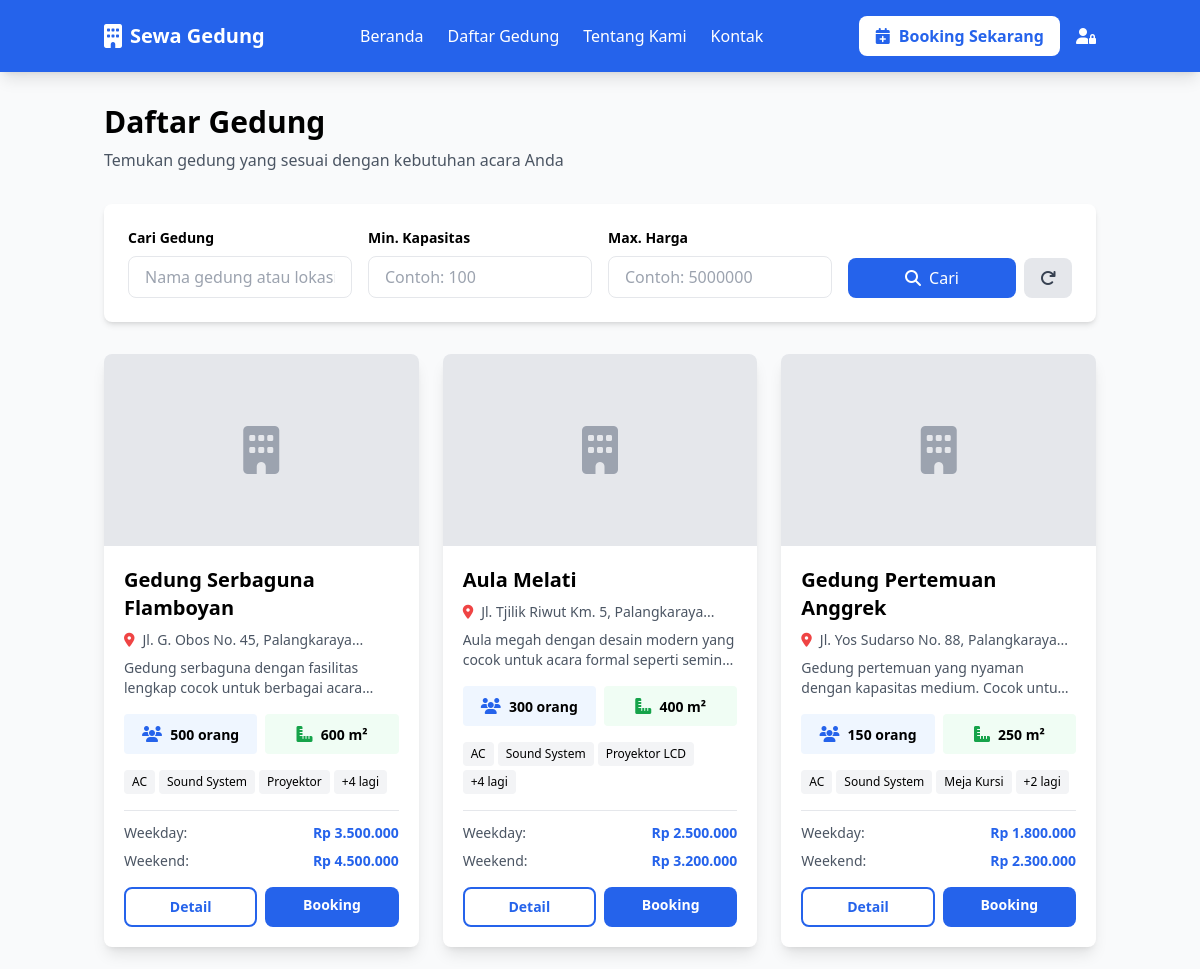
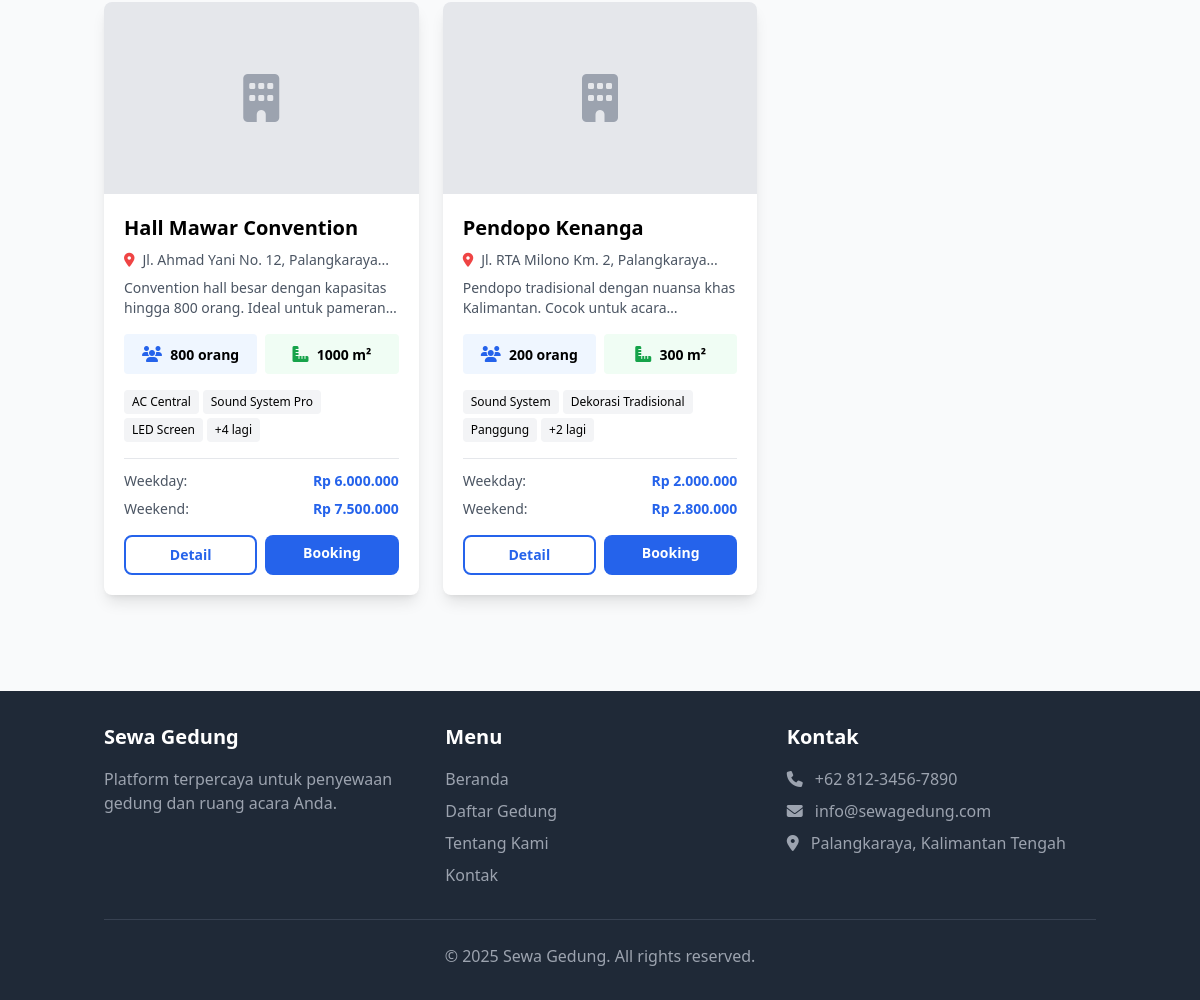
Page /daftar-gedung.php on the committed database (2 pictures, top to bottom).
### tables this page shows
CREATE TABLE `gedung` (
  `id_gedung` int(11) NOT NULL,
  `nama_gedung` varchar(100) NOT NULL,
  `slug` varchar(100) NOT NULL,
  `deskripsi` text,
  `kapasitas` int(11) DEFAULT NULL,
  `luas_gedung` varchar(50) DEFAULT NULL,
  `alamat` text,
  `fasilitas` text,
  `harga_weekday` decimal(10,2) NOT NULL DEFAULT '0.00',
  `harga_weekend` decimal(10,2) NOT NULL DEFAULT '0.00',
  `foto_utama` varchar(255) DEFAULT NULL,
  `status` enum('aktif','nonaktif') DEFAULT 'aktif',
  `created_at` datetime DEFAULT NULL,
  `updated_at` datetime DEFAULT NULL,
  `deleted_at` datetime DEFAULT NULL
);

### functions/helpers.php (called while the page is built, shortened)
<?php
function formatRupiah($angka) {
    return 'Rp ' . number_format($angka, 0, ',', '.');
}
?>

### public/daftar-gedung.php (the view, shortened to what this page needs)
<?php
require_once '../config/config.php';
require_once '../functions/helpers.php';
$search = isset($_GET['search']) ? sanitize($_GET['search']) : '';
$min_kapasitas = isset($_GET['min_kapasitas']) ? (int)$_GET['min_kapasitas'] : 0;
$max_harga = isset($_GET['max_harga']) ? (int)$_GET['max_harga'] : 0;
$query = "SELECT * FROM gedung WHERE status = 'aktif' AND deleted_at IS NULL";
$query .= " ORDER BY created_at DESC";
$result = mysqli_query($conn, $query);
include '../layouts/header.php';
?>
<div class="container mx-auto px-4 py-8">
    <div class="mb-8">
        <h1 class="text-3xl font-bold mb-2">Daftar Gedung</h1>
        <p class="text-gray-600">Temukan gedung yang sesuai dengan kebutuhan acara Anda</p>
    </div>
    <div class="bg-white rounded-lg shadow-md p-6 mb-8">
        <form method="GET" action="" class="grid grid-cols-1 md:grid-cols-4 gap-4">
            <div>
                <label class="block text-sm font-semibold mb-2">Cari Gedung</label>
                <input type="text" name="search" value="<?php echo $search; ?>"
                       placeholder="Nama gedung atau lokasi..."
                       class="w-full px-4 py-2 border rounded-lg focus:ring-2 focus:ring-blue-500 focus:border-transparent">
            </div>
            <div>
                <label class="block text-sm font-semibold mb-2">Min. Kapasitas</label>
                <input type="number" name="min_kapasitas" value="<?php echo $min_kapasitas > 0 ? $min_kapasitas : ''; ?>"
                       placeholder="Contoh: 100"
                       class="w-full px-4 py-2 border rounded-lg focus:ring-2 focus:ring-blue-500 focus:border-transparent">
            </div>
            <div>
                <label class="block text-sm font-semibold mb-2">Max. Harga</label>
                <input type="number" name="max_harga" value="<?php echo $max_harga > 0 ? $max_harga : ''; ?>"
                       placeholder="Contoh: 5000000"
                       class="w-full px-4 py-2 border rounded-lg focus:ring-2 focus:ring-blue-500 focus:border-transparent">
            </div>
            <div class="flex items-end gap-2">
                <button type="submit" class="flex-1 bg-blue-600 text-white px-6 py-2 rounded-lg hover:bg-blue-700 transition">
                    <i class="fas fa-search mr-2"></i>Cari
                </button>
                <a href="daftar-gedung.php" class="bg-gray-200 text-gray-700 px-4 py-2 rounded-lg hover:bg-gray-300 transition">
                    <i class="fas fa-redo"></i>
                </a>
            </div>
        </form>
    </div>
    <div class="grid grid-cols-1 md:grid-cols-3 gap-6">
        <?php if(mysqli_num_rows($result) > 0): ?>
            <?php while($gedung = mysqli_fetch_assoc($result)): ?>
            <div class="bg-white rounded-lg shadow-lg overflow-hidden hover:shadow-xl transition">
                <div class="h-48 bg-gray-300 overflow-hidden">
                    <?php if($gedung['foto_utama']): ?>
                        <img src="../uploads/gedung/<?php echo $gedung['foto_utama']; ?>"
                             alt="<?php echo $gedung['nama_gedung']; ?>"
                             class="w-full h-full object-cover">
                    <?php else: ?>
                        <div class="w-full h-full flex items-center justify-center bg-gray-200">
                            <i class="fas fa-building text-gray-400 text-5xl"></i>
                        </div>
                    <?php endif; ?>
                </div>
                <div class="p-5">
                    <h3 class="font-bold text-xl mb-2"><?php echo $gedung['nama_gedung']; ?></h3>
                    <div class="flex items-center text-gray-600 text-sm mb-2">
                        <i class="fas fa-map-marker-alt mr-2 text-red-500"></i>
                        <?php echo substr($gedung['alamat'], 0, 50); ?>...
                    </div>
                    <p class="text-gray-600 text-sm mb-4 line-clamp-2">
                        <?php echo substr($gedung['deskripsi'], 0, 100); ?>...
                    </p>
                    <div class="grid grid-cols-2 gap-2 mb-4">
                        <div class="bg-blue-50 px-3 py-2 rounded text-center">
                            <i class="fas fa-users text-blue-600"></i>
                            <span class="text-sm font-semibold ml-1"><?php echo $gedung['kapasitas']; ?> orang</span>
                        </div>
                        <div class="bg-green-50 px-3 py-2 rounded text-center">
                            <i class="fas fa-ruler-combined text-green-600"></i>
                            <span class="text-sm font-semibold ml-1"><?php echo $gedung['luas_gedung']; ?></span>
                        </div>
                    </div>
                    <?php if($gedung['fasilitas']): ?>
                    <div class="mb-4">
                        <div class="flex flex-wrap gap-1">
                            <?php
                            $fasilitas = explode(',', $gedung['fasilitas']);
                            $show = array_slice($fasilitas, 0, 3);
                            foreach($show as $f):
                            ?>
                                <span class="text-xs bg-gray-100 px-2 py-1 rounded"><?php echo trim($f); ?></span>
                            <?php endforeach; ?>
                            <?php if(count($fasilitas) > 3): ?>
                                <span class="text-xs bg-gray-100 px-2 py-1 rounded">+<?php echo count($fasilitas) - 3; ?> lagi</span>
                            <?php endif; ?>
                        </div>
                    </div>
                    <?php endif; ?>
                    <div class="border-t pt-3">
                        <div class="flex justify-between items-center mb-2">
                            <span class="text-gray-600 text-sm">Weekday:</span>
                            <span class="font-bold text-blue-600 text-sm"><?php echo formatRupiah($gedung['harga_weekday']); ?></span>
                        </div>
                        <div class="flex justify-between items-center mb-4">
                            <span class="text-gray-600 text-sm">Weekend:</span>
                            <span class="font-bold text-blue-600 text-sm"><?php echo formatRupiah($gedung['harga_weekend']); ?></span>
                        </div>
                        <div class="grid grid-cols-2 gap-2">
                            <a href="detail-gedung.php?id=<?php echo $gedung['id_gedung']; ?>"
                               class="text-center bg-white border-2 border-blue-600 text-blue-600 py-2 rounded-lg hover:bg-blue-50 transition text-sm font-semibold">
                                Detail
                            </a>
                            <a href="booking.php?gedung=<?php echo $gedung['id_gedung']; ?>"
                               class="text-center bg-blue-600 text-white py-2 rounded-lg hover:bg-blue-700 transition text-sm font-semibold">
                                Booking
                            </a>
                        </div>
                    </div>
                </div>
            </div>
            <?php endwhile; ?>
        <?php endif; ?>
    </div>
</div>
<?php include '../layouts/footer.php'; ?>

### layouts/header.php (shortened to what this page needs)
<!DOCTYPE html>
<html lang="id">
<head>
    <script src="https://cdn.tailwindcss.com"></script>
    <link rel="stylesheet" href="https://cdnjs.cloudflare.com/ajax/libs/font-awesome/6.4.0/css/all.min.css">
</head>
<body class="bg-gray-50 min-h-screen">
    <nav class="bg-blue-600 shadow-lg">
        <div class="container mx-auto px-4">
            <div class="flex justify-between items-center py-4">
                <div class="flex items-center space-x-2">
                    <i class="fas fa-building text-white text-2xl"></i>
                    <a href="index.php" class="text-white text-xl font-bold">Sewa Gedung</a>
                </div>
                <div class="hidden md:flex space-x-6">
                    <a href="index.php" class="text-white hover:text-blue-200 transition">Beranda</a>
                    <a href="daftar-gedung.php" class="text-white hover:text-blue-200 transition">Daftar Gedung</a>
                    <a href="tentang.php" class="text-white hover:text-blue-200 transition">Tentang Kami</a>
                    <a href="kontak.php" class="text-white hover:text-blue-200 transition">Kontak</a>
                </div>
                <div class="flex items-center space-x-4">
                    <a href="booking.php" class="bg-white text-blue-600 px-4 py-2 rounded-lg font-semibold hover:bg-blue-50 transition">
                        <i class="fas fa-calendar-plus mr-2"></i>Booking Sekarang
                    </a>
                    <a href="../admin/login.php" class="text-white hover:text-blue-200">
                        <i class="fas fa-user-lock"></i>
                    </a>
                </div>
            </div>
        </div>
    </nav>

### layouts/footer.php (shortened to what this page needs)
    <footer class="bg-gray-800 text-white mt-16">
        <div class="container mx-auto px-4 py-8">
            <div class="grid grid-cols-1 md:grid-cols-3 gap-8">
                <div>
                    <h3 class="text-xl font-bold mb-4">Sewa Gedung</h3>
                    <p class="text-gray-400">Platform terpercaya untuk penyewaan gedung dan ruang acara Anda.</p>
                </div>
                <div>
                    <h3 class="text-xl font-bold mb-4">Menu</h3>
                    <ul class="space-y-2">
                        <li><a href="index.php" class="text-gray-400 hover:text-white">Beranda</a></li>
                        <li><a href="daftar-gedung.php" class="text-gray-400 hover:text-white">Daftar Gedung</a></li>
                        <li><a href="tentang.php" class="text-gray-400 hover:text-white">Tentang Kami</a></li>
                        <li><a href="kontak.php" class="text-gray-400 hover:text-white">Kontak</a></li>
                    </ul>
                </div>
                <div>
                    <h3 class="text-xl font-bold mb-4">Kontak</h3>
                    <ul class="space-y-2 text-gray-400">
                        <li><i class="fas fa-phone mr-2"></i> +62 812-3456-7890</li>
                        <li><i class="fas fa-envelope mr-2"></i> info@sewagedung.com</li>
                        <li><i class="fas fa-map-marker-alt mr-2"></i> Palangkaraya, Kalimantan Tengah</li>
                    </ul>
                </div>
            </div>
            <div class="border-t border-gray-700 mt-8 pt-6 text-center text-gray-400">
                <p>&copy; <?php echo date('Y'); ?> Sewa Gedung. All rights reserved.</p>
            </div>
        </div>
    </footer>
</body>
</html>

### rows in the picture
gedung: nama_gedung "Gedung Serbaguna Flamboyan", alamat "Jl. G. Obos No. 45, Palangkaraya", deskripsi "Gedung serbaguna dengan fasilitas lengkap cocok untuk berbagai…", kapasitas "500", luas_gedung "600 m²", fasilitas "AC", fasilitas "Sound System", fasilitas "Proyektor", count($fasilitas)-3 "4", harga_weekday "Rp 3.500.000", harga_weekend "Rp 4.500.000"
gedung: nama_gedung "Aula Melati", alamat "Jl. Tjilik Riwut Km. 5, Palangkaraya", deskripsi "Aula megah dengan desain modern yang cocok untuk acara formal seperti…", kapasitas "300", luas_gedung "400 m²", fasilitas "AC", fasilitas "Sound System", fasilitas "Proyektor LCD", count($fasilitas)-3 "4", harga_weekday "Rp 2.500.000", harga_weekend "Rp 3.200.000"
gedung: nama_gedung "Gedung Pertemuan Anggrek", alamat "Jl. Yos Sudarso No. 88, Palangkaraya", deskripsi "Gedung pertemuan yang nyaman dengan kapasitas medium. Cocok…", kapasitas "150", luas_gedung "250 m²", fasilitas "AC", fasilitas "Sound System", fasilitas "Meja Kursi", count($fasilitas)-3 "2", harga_weekday "Rp 1.800.000", harga_weekend "Rp 2.300.000"
gedung: nama_gedung "Hall Mawar Convention", alamat "Jl. Ahmad Yani No. 12, Palangkaraya", deskripsi "Convention hall besar dengan kapasitas hingga 800 orang. Ideal untuk…", kapasitas "800", luas_gedung "1000 m²", fasilitas "AC Central", fasilitas "Sound System Pro", fasilitas "LED Screen", count($fasilitas)-3 "4", harga_weekday "Rp 6.000.000", harga_weekend "Rp 7.500.000"
gedung: nama_gedung "Pendopo Kenanga", alamat "Jl. RTA Milono Km. 2, Palangkaraya", deskripsi "Pendopo tradisional dengan nuansa khas Kalimantan. Cocok untuk…", kapasitas "200", luas_gedung "300 m²", fasilitas "Sound System", fasilitas "Dekorasi Tradisional", fasilitas "Panggung", count($fasilitas)-3 "2", harga_weekday "Rp 2.000.000", harga_weekend "Rp 2.800.000"
